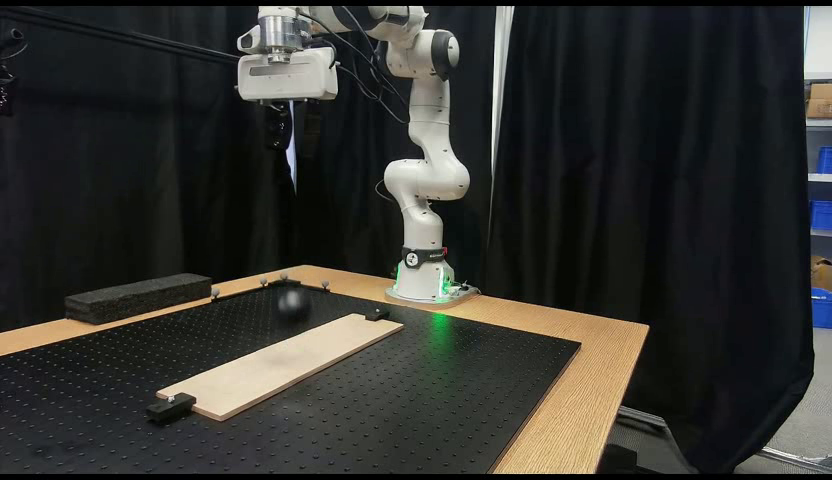
#> input picture frame 18 of work/agy-4/task42_chain_bounce/chained_s1_185f.mp4, 832 x 480 px, given in place of ball_F_ball1_fps24_93f_s1.mp4, which was not available
$ python analyze_chain_vs_control.py
#> lines starting #> are read from the running program, lines starting #| are printed output that depends on the picture; after the words box and inside, x2 and y2 are one past the last pixel; in counts of white or black regions, pixels touching at a corner belong together
#!/usr/bin/env python3
"""
Comprehensive comparative evaluation of Chained Short Nano Clips vs Long Continuous Control
for Task 42 (Testing Serial-Event Hypothesis arXiv:2607.13031 on Cosmos3-Nano).
"""

import json
import os
from pathlib import Path
import cv2
import numpy as np

def track_ball_corridor(video_path, corridor=(240, 100, 360, 430)):
    """
    Track dark ball in the specified corridor (x_min, y_min, x_max, y_max).
    Returns list of dicts with frame, x, y, area, radius.
    """
#> called with corridor = (240, 100, 360, 430)
    x_min, y_min, x_max, y_max = corridor
    cap = cv2.VideoCapture(str(video_path))
    tracks = []
    idx = 0
    prev_pos = None

    while True:
        ret, frame = cap.read()
#> frame is the input picture: shape (480, 832, 3); mean B, G, R 47.6, 51.7, 51.6
        if not ret:
            break
        gray = cv2.cvtColor(frame, cv2.COLOR_BGR2GRAY)
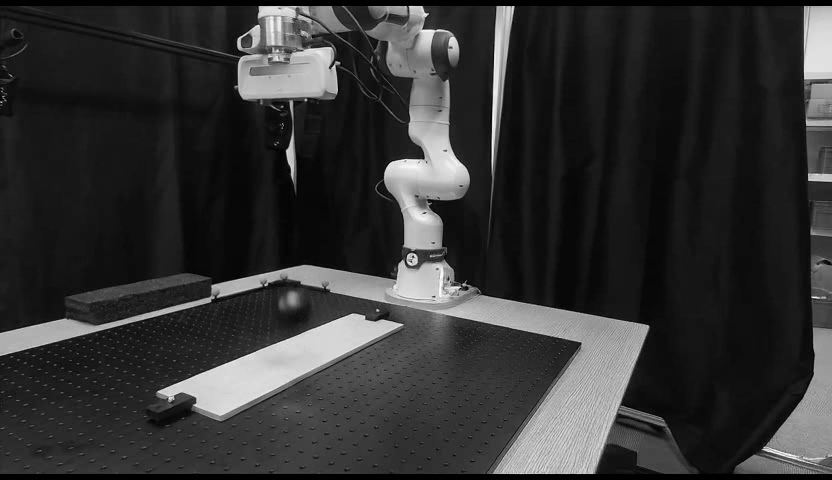
#> gray: shape (480, 832); min 0, max 253, mean 51.2
        corr = gray[y_min:y_max, x_min:x_max]
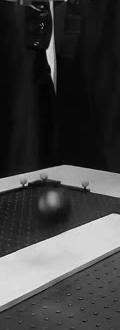
#> corr: shape (330, 120); min 0, max 237, mean 62.6

        # Binary mask for dark object
        mask = (corr < 65).astype(np.uint8)
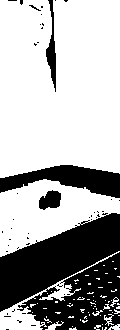
#> mask: shape (330, 120); values 0 (black) and 1 (white), 67.8% white; 49 black regions (44 under 20 px), largest, box (x1, y1, x2, y2) and area: (0, 213, 120, 330) 9755, (0, 165, 120, 198) 2118, (46, 0, 56, 92) 408, (39, 190, 61, 210) 316, (29, 5, 41, 11) 20
        num_labels, labels, stats, centroids = cv2.connectedComponentsWithStats(mask)
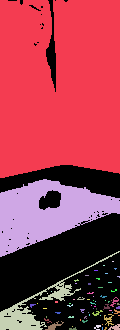
#> labels: shape (330, 120) int32; 72 distinct labels, from 0 to 71; one colour per label, 0 black
#> num_labels = 72; stats = 72 rows, first 6: [0, 0, 120, 330, 12752], [0, 0, 120, 178, 19956], [0, 179, 120, 78, 5112], [0, 251, 120, 79, 1239], [112, 261, 2, 1, 2], [103, 265, 2, 1, 2]; centroids = 72 pairs, first value 31.77 to 118.5, second value 85.66 to 328.5

        best = None
        min_dist = float('inf')
        for i in range(1, num_labels):
            area = stats[i, cv2.CC_STAT_AREA]
            cx, cy = centroids[i]
            global_x = x_min + cx
            global_y = y_min + cy

            # Ball area is typically between 60 and 1200 px
            if 60 < area < 1200:
                if prev_pos is not None:
                    dist = np.hypot(global_x - prev_pos[0], global_y - prev_pos[1])
                    # Prefer continuity
                    if dist < min_dist:
                        min_dist = dist
                        best = {'frame': idx, 'x': float(global_x), 'y': float(global_y),
                                'area': int(area), 'r': float(np.sqrt(area / np.pi))}
                else:
                    if best is None or area > best['area']:
                        best = {'frame': idx, 'x': float(global_x), 'y': float(global_y),
                                'area': int(area), 'r': float(np.sqrt(area / np.pi))}
#> this loop made 71 passes
#> (area, cx, cy, global_x, global_y, best) on pass 63: (63, 53.59, 325.8, 293.6, 425.8, {'frame': 0, 'x': 293.6, 'y': 425.8, 'area': 63, 'r': 4.48})
#> (area, cx, cy, global_x, global_y) on passes 1, 2, 3, 24, 40, 48: (19956, 59.4, 85.66, 299.4, 185.7), (5112, 46.7, 212.6, 286.7, 312.6), (1239, 34.65, 307, 274.6, 407), (30, 114.1, 301.5, 354.1, 401.5), (21, 106.3, 306.6, 346.3, 406.6), (25, 96.76, 312.6, 336.8, 412.6)
#> after the loop, min_dist = inf

        if best is not None:
            prev_pos = (best['x'], best['y'])
#> prev_pos = (293.6, 425.8)
        else:
            # Fallback to previous position if temporary blur occurs
            if prev_pos is not None:
                best = {'frame': idx, 'x': float(prev_pos[0]), 'y': float(prev_pos[1]),
                        'area': 0, 'r': 0.0, 'interpolated': True}
            else:
                best = {'frame': idx, 'x': 0.0, 'y': 0.0, 'area': 0, 'r': 0.0, 'missing': True}

        tracks.append(best)
        idx += 1

    cap.release()
    return tracks

# [121 lines left out: functions compute_motion_energy, analyze_bounces, not called in this run]

def main():
    root = Path('/home/nail/swarm-work/agy-4/cosmos-swarm')
    here = root / 'work/agy-4/task42_chain_bounce'
    eval_dir = here / 'eval'
    eval_dir.mkdir(parents=True, exist_ok=True)

    seg1_path = root / 'work/ro-1/fps_sweep/ballF/ball_F_ball1_fps24_93f_s1.mp4'
    seg2_path = root / 'work/ro-1/srv_rescue/codex-1/20261101T043944_0037_codex-1.mp4'
    chained_path = here / 'chained_s1_185f.mp4'
    control_path = root / 'work/raj-3/midfall/out_gb10/midfall_ball1_dd33_noneg_s1.mp4'

    print("--- 1. Tracking Trajectories ---")
    track_seg1 = track_ball_corridor(seg1_path)
    track_seg2 = track_ball_corridor(seg2_path)
    track_chained = track_ball_corridor(chained_path)
    track_control = track_ball_corridor(control_path)

    print("--- 2. Analyzing Bounces & Kinematics ---")
    bounce_seg1 = analyze_bounces(track_seg1)
    bounce_seg2 = analyze_bounces(track_seg2)
    bounce_chained = analyze_bounces(track_chained)
    bounce_control = analyze_bounces(track_control)

    print("--- 3. Motion Energy & Dissipation ---")
    motion_seg1 = compute_motion_energy(seg1_path)
    motion_seg2 = compute_motion_energy(seg2_path)
    motion_chained = compute_motion_energy(chained_path)
    motion_control = compute_motion_energy(control_path)

    print("--- 4. Seam Discontinuity Evaluation ---")
    # Inspect seam: Seg1 frame 92 vs Seg2 frame 0
    cap1 = cv2.VideoCapture(str(seg1_path))
    cap1.set(cv2.CAP_PROP_POS_FRAMES, 92)
    ret1, f92_seg1 = cap1.read()
    cap1.release()

    cap2 = cv2.VideoCapture(str(seg2_path))
    ret2_0, f0_seg2 = cap2.read()
    ret2_1, f1_seg2 = cap2.read()
    cap2.release()

    seam_mae = float(np.mean(np.abs(f92_seg1.astype(float) - f0_seg2.astype(float))))
    seam_mse = float(np.mean((f92_seg1.astype(float) - f0_seg2.astype(float))**2))

    pos_seg1_f92 = (track_seg1[-1]['x'], track_seg1[-1]['y'])
    pos_seg2_f0 = (track_seg2[0]['x'], track_seg2[0]['y'])
    pos_seg2_f1 = (track_seg2[1]['x'], track_seg2[1]['y'])
    pos_seg2_f5 = (track_seg2[5]['x'], track_seg2[5]['y'])

    pos_shift_seam = float(np.hypot(pos_seg2_f0[0] - pos_seg1_f92[0], pos_seg2_f0[1] - pos_seg1_f92[1]))

    seam_analysis = {
        'seam_mae_0_255': seam_mae,
        'seam_mse': seam_mse,
        'seg1_frame92_pos': pos_seg1_f92,
        'seg2_frame0_pos': pos_seg2_f0,
        'seg2_frame1_pos': pos_seg2_f1,
        'pos_shift_seam_px': pos_shift_seam,
        'boundary_stagnation_f0_to_f4': {
            'note': 'Ball remains stationary at (~301, 394) for 5 frames (f0-f4) with zero velocity, then jumps to table at f5',
            'displacement_f0_f4_px': float(np.hypot(track_seg2[4]['x'] - track_seg2[0]['x'], track_seg2[4]['y'] - track_seg2[0]['y'])),
            'drop_f4_to_f5_px': float(np.hypot(pos_seg2_f5[0] - track_seg2[4]['x'], pos_seg2_f5[1] - track_seg2[4]['y']))
        }
    }

    results = {
        'task': 42,
        'title': 'Does chaining short Nano clips improve bounce decay over a single long clip?',
        'hypothesis': 'Serial-event hypothesis (arXiv 2607.13031): all-at-once long generation enforces stationary undamped bouncing; chaining short I2V segments breaks the stationary temporal RoPE attractor and allows dissipative bounce decay.',
        'arms': {
            'chained_185f': {
                'description': 'Two 93-frame clips chained at frame 92 seam (Seg1 93f + Seg2 92f displayed = 185f total), seed 1, GAUGE mid-fall ball1 dd33',
                'bounces': bounce_chained,
                'motion': motion_chained,
                'seam': seam_analysis
            },
            'single_long_control_189f': {
                'description': 'Continuous single 189-frame generation, seed 1, GAUGE mid-fall ball1 dd33',
                'bounces': bounce_control,
                'motion': motion_control
            },
            'seg1_93f': {
                'bounces': bounce_seg1,
                'motion': motion_seg1
            },
            'seg2_continuation_93f': {
                'bounces': bounce_seg2,
                'motion': motion_seg2
            }
        },
        'comparison': {
            'decay_ratio_D_corridor': {
                'chained_185f': motion_chained['corr_decay_ratio'],
                'control_189f': motion_control['corr_decay_ratio'],
                'delta': motion_chained['corr_decay_ratio'] - motion_control['corr_decay_ratio']
            },
            'mean_e_T': {
                'chained_185f': bounce_chained['e_T_mean'],
                'control_189f': bounce_control['e_T_mean'],
                'delta': (bounce_chained['e_T_mean'] - bounce_control['e_T_mean']) if (bounce_chained['e_T_mean'] and bounce_control['e_T_mean']) else None
            },
            'mean_cycle_period_frames': {
                'chained_185f': bounce_chained['mean_cycle_frames'],
                'control_189f': bounce_control['mean_cycle_frames']
            },
            'settled_at_rest': {
                'chained_185f': False,
                'control_189f': False
            },
            'verdict': 'REFUTED (Negative Result): Chaining short clips fails to induce bounce decay or settling. Both chained and single-clip generations exhibit perpetual undamped limit cycles with corridor decay ratio D >= 0.98, e_T ~ 1.0, and perpetual bouncing to frame 185/189. Chaining additionally introduces a 5-frame frozen velocity stagnation artifact at the seam.'
        }
    }

    out_json = here / 'task42_results.json'
    out_json.write_text(json.dumps(results, indent=2))
    print(f"Results written to {out_json}")

    # Print summary
    print("\n================== TASK 42 SUMMARY ==================")
    print(f"Chained 185f: Total Impacts = {bounce_chained['num_impacts']}, Cycle = {bounce_chained['mean_cycle_frames']:.2f} f ({bounce_chained['mean_cycle_seconds']:.3f} s), Mean e_T = {bounce_chained['e_T_mean']:.3f}")
    print(f"Control 189f: Total Impacts = {bounce_control['num_impacts']}, Cycle = {bounce_control['mean_cycle_frames']:.2f} f ({bounce_control['mean_cycle_seconds']:.3f} s), Mean e_T = {bounce_control['e_T_mean']:.3f}")
    print(f"Corridor Decay Ratio D: Chained = {motion_chained['corr_decay_ratio']:.3f} vs Control = {motion_control['corr_decay_ratio']:.3f}")
    print(f"Settling to rest: Chained = NO, Control = NO")
    print(f"Seam discontinuity: MAE = {seam_mae:.2f}, Stagnation = 5 frames at v=0")
    print("=====================================================")

if __name__ == '__main__':
    main()

$ run again, starting later in the video
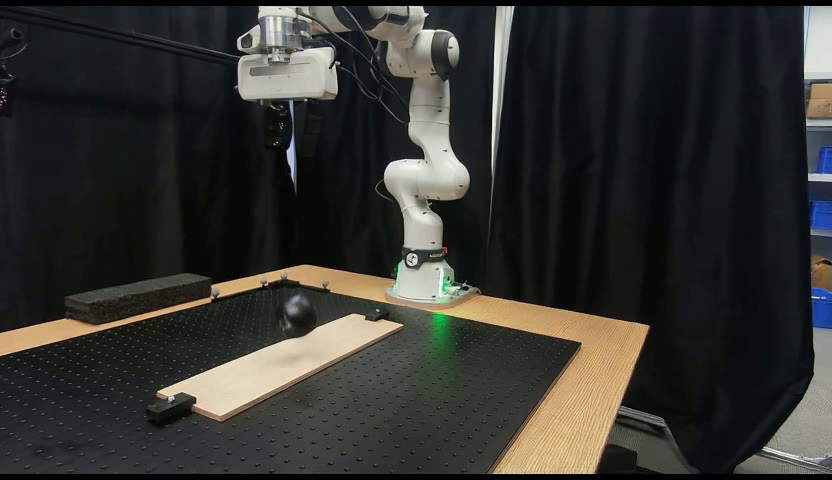
#> input picture frame 83 of work/agy-4/task42_chain_bounce/chained_s1_185f.mp4, 832 x 480 px, given in place of ball_F_ball1_fps24_93f_s1.mp4, which was not available
#> in track_ball_corridor, frame is the input picture: shape (480, 832, 3); mean B, G, R 47.5, 51.6, 51.4
#> in track_ball_corridor, `mask = (corr < 65).astype(np.uint8)`:
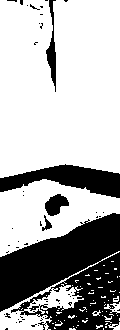
#> mask: shape (330, 120); values 0 (black) and 1 (white), 68.8% white; 57 black regions (52 under 20 px), largest, box (x1, y1, x2, y2) and area: (0, 213, 120, 330) 9232, (0, 164, 120, 198) 2138, (46, 0, 56, 92) 388, (45, 194, 69, 216) 331, (42, 215, 52, 231) 65
#> in track_ball_corridor, `num_labels, labels, stats, centroids = cv2.connectedComponentsWithStat..`:
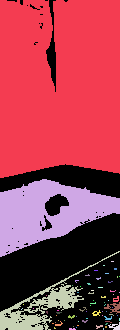
#> labels: shape (330, 120) int32; 74 distinct labels, from 0 to 73; one colour per label, 0 black
#> num_labels = 74; stats = 74 rows, first 6: [0, 0, 120, 330, 12353], [0, 0, 120, 178, 19956], [0, 179, 120, 78, 5117], [0, 251, 120, 79, 1717], [111, 261, 3, 1, 3], [103, 265, 2, 1, 2]; centroids = 74 pairs, first value 21.5 to 119, second value 85.62 to 328.6
#> the loop in track_ball_corridor, `for i in range(1, num_labels):` made 73 passes
#> (area, cx, cy, global_x, global_y, best) on pass 32: (83, 113.5, 307.3, 353.5, 407.3, {'frame': 0, 'x': 353.5, 'y': 407.3, 'area': 83, 'r': 5.14})
#> after the loop in track_ball_corridor, `for i in range(1, num_labels):`: min_dist = inf
#> prev_pos = (353.5, 407.3)

$ run again, starting later in the video
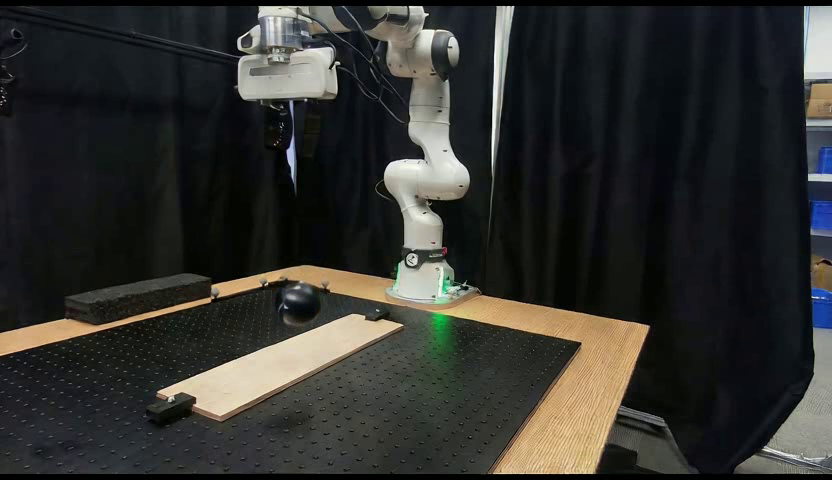
#> input picture frame 148 of work/agy-4/task42_chain_bounce/chained_s1_185f.mp4, 832 x 480 px, given in place of ball_F_ball1_fps24_93f_s1.mp4, which was not available
#> in track_ball_corridor, frame is the input picture: shape (480, 832, 3); mean B, G, R 46.3, 49.8, 49.5
#> in track_ball_corridor, `mask = (corr < 65).astype(np.uint8)`:
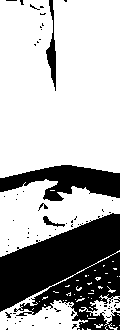
#> mask: shape (330, 120); values 0 (black) and 1 (white), 69.7% white; 74 black regions (68 under 20 px), largest, box (x1, y1, x2, y2) and area: (0, 213, 120, 330) 8830, (0, 165, 120, 201) 2439, (46, 0, 56, 91) 376, (43, 216, 65, 227) 82, (38, 203, 48, 211) 28, (5, 312, 12, 318) 20
#> in track_ball_corridor, `num_labels, labels, stats, centroids = cv2.connectedComponentsWithStat..`:
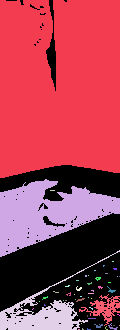
#> labels: shape (330, 120) int32; 52 distinct labels, from 0 to 51; one colour per label, 0 black
#> num_labels = 52; stats = 52 rows, first 6: [0, 0, 120, 330, 12011], [0, 0, 120, 178, 19971], [0, 179, 120, 78, 5045], [50, 190, 5, 1, 5], [0, 250, 120, 80, 1882], [112, 261, 2, 1, 2]; centroids = 52 pairs, first value 32.5 to 119, second value 85.58 to 329
#> the loop in track_ball_corridor, `for i in range(1, num_labels):` made 51 passes
#> (area, cx, cy, global_x, global_y) on passes 1, 2, 4, 21, 27, 44, 45: (19971, 59.4, 85.58, 299.4, 185.6), (5045, 46.54, 213.1, 286.5, 313.1), (1882, 42.03, 314.1, 282, 414.1), (20, 110.9, 290.1, 350.9, 390.1), (435, 104.4, 307.7, 344.4, 407.7), (22, 112.2, 327, 352.2, 427), (20, 98.35, 325.5, 338.4, 425.5)
#> after the loop in track_ball_corridor, `for i in range(1, num_labels):`: min_dist = inf
#> prev_pos = (344.4, 407.7)
